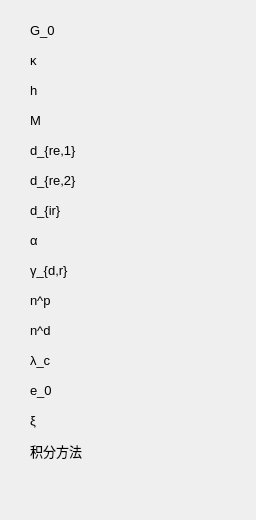
<?xml version="1.0" encoding="UTF-8"?>
<ui version="4.0">
 <class>DialogCycliq</class>
 <widget class="QDialog" name="DialogCycliq">
  <property name="geometry">
   <rect>
    <x>0</x>
    <y>0</y>
    <width>256</width>
    <height>520</height>
   </rect>
  </property>
  <property name="windowTitle">
   <string>Dialog</string>
  </property>
  <widget class="QLabel" name="label_2">
   <property name="geometry">
    <rect>
     <x>30</x>
     <y>20</y>
     <width>71</width>
     <height>21</height>
    </rect>
   </property>
   <property name="font">
    <font>
     <pointsize>10</pointsize>
    </font>
   </property>
   <property name="text">
    <string>G_0</string>
   </property>
  </widget>
  <widget class="QLabel" name="label_3">
   <property name="geometry">
    <rect>
     <x>30</x>
     <y>50</y>
     <width>71</width>
     <height>21</height>
    </rect>
   </property>
   <property name="font">
    <font>
     <pointsize>10</pointsize>
    </font>
   </property>
   <property name="text">
    <string>κ</string>
   </property>
  </widget>
  <widget class="QLabel" name="label_4">
   <property name="geometry">
    <rect>
     <x>30</x>
     <y>80</y>
     <width>71</width>
     <height>21</height>
    </rect>
   </property>
   <property name="font">
    <font>
     <pointsize>10</pointsize>
    </font>
   </property>
   <property name="text">
    <string>h</string>
   </property>
  </widget>
  <widget class="QLabel" name="label_5">
   <property name="geometry">
    <rect>
     <x>30</x>
     <y>110</y>
     <width>71</width>
     <height>21</height>
    </rect>
   </property>
   <property name="font">
    <font>
     <pointsize>10</pointsize>
    </font>
   </property>
   <property name="text">
    <string>M</string>
   </property>
  </widget>
  <widget class="QLabel" name="label_6">
   <property name="geometry">
    <rect>
     <x>30</x>
     <y>140</y>
     <width>71</width>
     <height>21</height>
    </rect>
   </property>
   <property name="font">
    <font>
     <pointsize>10</pointsize>
    </font>
   </property>
   <property name="text">
    <string>d_{re,1}</string>
   </property>
  </widget>
  <widget class="QLabel" name="label_7">
   <property name="geometry">
    <rect>
     <x>30</x>
     <y>170</y>
     <width>71</width>
     <height>21</height>
    </rect>
   </property>
   <property name="font">
    <font>
     <pointsize>10</pointsize>
    </font>
   </property>
   <property name="text">
    <string>d_{re,2}</string>
   </property>
  </widget>
  <widget class="QLabel" name="label_8">
   <property name="geometry">
    <rect>
     <x>30</x>
     <y>200</y>
     <width>71</width>
     <height>21</height>
    </rect>
   </property>
   <property name="font">
    <font>
     <pointsize>10</pointsize>
    </font>
   </property>
   <property name="text">
    <string>d_{ir}</string>
   </property>
  </widget>
  <widget class="QLabel" name="label_9">
   <property name="geometry">
    <rect>
     <x>30</x>
     <y>230</y>
     <width>71</width>
     <height>21</height>
    </rect>
   </property>
   <property name="font">
    <font>
     <pointsize>10</pointsize>
    </font>
   </property>
   <property name="text">
    <string>α</string>
   </property>
  </widget>
  <widget class="QLabel" name="label_10">
   <property name="geometry">
    <rect>
     <x>30</x>
     <y>260</y>
     <width>71</width>
     <height>21</height>
    </rect>
   </property>
   <property name="font">
    <font>
     <pointsize>10</pointsize>
    </font>
   </property>
   <property name="text">
    <string>γ_{d,r}</string>
   </property>
  </widget>
  <widget class="QLabel" name="label_11">
   <property name="geometry">
    <rect>
     <x>30</x>
     <y>290</y>
     <width>71</width>
     <height>21</height>
    </rect>
   </property>
   <property name="font">
    <font>
     <pointsize>10</pointsize>
    </font>
   </property>
   <property name="text">
    <string>n^p</string>
   </property>
  </widget>
  <widget class="QLabel" name="label_12">
   <property name="geometry">
    <rect>
     <x>30</x>
     <y>320</y>
     <width>71</width>
     <height>21</height>
    </rect>
   </property>
   <property name="font">
    <font>
     <pointsize>10</pointsize>
    </font>
   </property>
   <property name="text">
    <string>n^d</string>
   </property>
  </widget>
  <widget class="QLabel" name="label_13">
   <property name="geometry">
    <rect>
     <x>30</x>
     <y>350</y>
     <width>71</width>
     <height>21</height>
    </rect>
   </property>
   <property name="font">
    <font>
     <pointsize>10</pointsize>
    </font>
   </property>
   <property name="text">
    <string>λ_c</string>
   </property>
  </widget>
  <widget class="QLabel" name="label_15">
   <property name="geometry">
    <rect>
     <x>30</x>
     <y>380</y>
     <width>71</width>
     <height>21</height>
    </rect>
   </property>
   <property name="font">
    <font>
     <pointsize>10</pointsize>
    </font>
   </property>
   <property name="text">
    <string>e_0</string>
   </property>
  </widget>
  <widget class="QLabel" name="label">
   <property name="geometry">
    <rect>
     <x>30</x>
     <y>410</y>
     <width>71</width>
     <height>21</height>
    </rect>
   </property>
   <property name="font">
    <font>
     <pointsize>10</pointsize>
    </font>
   </property>
   <property name="text">
    <string>ξ</string>
   </property>
  </widget>
  <widget class="QLabel" name="label_14">
   <property name="geometry">
    <rect>
     <x>30</x>
     <y>440</y>
     <width>71</width>
     <height>21</height>
    </rect>
   </property>
   <property name="font">
    <font>
     <pointsize>10</pointsize>
    </font>
   </property>
   <property name="text">
    <string>积分方法</string>
   </property>
  </widget>
 </widget>
 <resources/>
 <connections/>
</ui>
